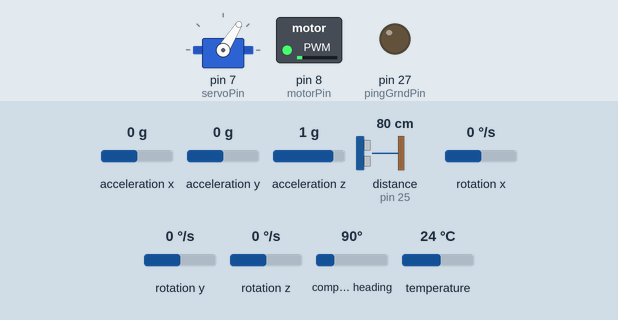
A sketch run on a simulated Arduino Mega 2560, built with avr-gcc and run on an emulated ATmega2560. On the bench: servo, switched loads named in the sketch (green lamp = pin HIGH), output pins drawn as LEDs (lit = HIGH). Wiring (inferred from the names in the program): ultrasonic range finder: trigger pin 23; echo pin 25. The inputs (shaded band) are chosen by the test bench; at power-on: distance to the obstacle (sensor on pin 25) 80 cm, acceleration x 0 g, acceleration y 0 g, acceleration z 1 g, rotation x 0 °/s, rotation y 0 °/s, rotation z 0 °/s, compass heading 90°, temperature 24 °C. The echo pulse lasts 58.3 µs per cm; pins used as bus, display or sensor lines are not drawn; what the sketch prints to the serial monitor is not drawn.

Above: at 1.2 s.
1.3 s: distance to the obstacle (sensor on pin 25) set to 18 cm
At 1.46 s:
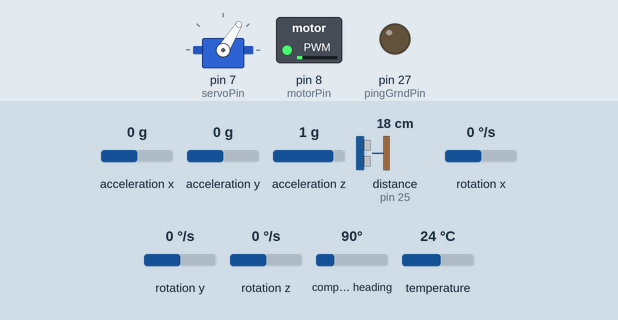
4.3 s: distance to the obstacle (sensor on pin 25) set to 2 cm
At 4.8 s:
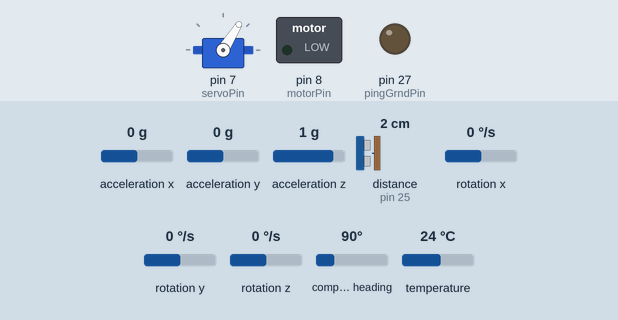
Timing chart, 0 to 7.3 s (numbered marks = the images above; inputs shaded):
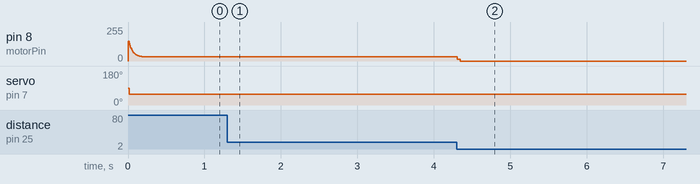

The sketch:

platooning.ino
```cpp
#include <Adafruit_LSM9DS1.h>
#include <SPI.h>
#include <Servo.h>
#include <Wire.h>
#include <Adafruit_GPS.h>


#define servoPin 7 // pin for servo signal
#define pingTrigPin 23 // ping sensor trigger pin (output from Arduino)
#define pingEchoPin 25 // ping sensor echo pin (input to Arduino)
#define pingGrndPin 27 // ping sensor ground pin (use digital pin as ground)
#define motorPin 8
#define LSM9DS1_SCK 52  //BDK-mega
#define LSM9DS1_MISO 50 //BDK-mega
#define LSM9DS1_MOSI 51 //BDK-mega
#define LSM9DS1_XGCS 49 //BDK-mega
#define LSM9DS1_MCS 47 //BDK-mega
#define SLAVE_ADDRESS 0x04

//IMU global variables
Adafruit_LSM9DS1 lsm = Adafruit_LSM9DS1(LSM9DS1_XGCS, LSM9DS1_MCS);
Servo steeringServo;
float pingDistanceCM = 0.0;

//i2c global variables
byte piCommand;
byte piData[2];
byte d;
byte v_desired;
int  pwm_v_ratio = 5;
byte x;
byte y;
int temp_x;


void setup() {
    Serial.begin(115200);
  if (!lsm.begin())
    {
      Serial.println("Oops ... unable to initialize the LSM9DS1. Check your wiring!");
      while (1);
    }
    Serial.println("Found LSM9DS1 9DOF");

    //set ranges for sensor
   lsm.setupAccel(lsm.LSM9DS1_ACCELRANGE_2G);
   lsm.setupMag(lsm.LSM9DS1_MAGGAIN_4GAUSS);
    lsm.setupGyro(lsm.LSM9DS1_GYROSCALE_245DPS);
    steeringServo.attach(servoPin);

//  set up the ping sensor pins
    pinMode(pingGrndPin,OUTPUT);
    digitalWrite(pingGrndPin,LOW);
    pinMode(pingTrigPin,OUTPUT);
    pinMode(pingEchoPin,INPUT);
    pinMode(motorPin,OUTPUT);
    analogWrite(motorPin,0);

    Wire.begin(SLAVE_ADDRESS);
    Wire.onReceive(receiveDataI2C);
    Wire.onRequest(sendDataI2C);
}

int receiveDataI2C(int nPoints) {
      piCommand = Wire.read();
      //Serial.println("here");
      // if Pi is sending data, parse it into incoming data array
      if (piCommand == 255) {
          x = Wire.read();
          //y = Wire.read();
          //sSerial.println(x);
          //Serial.println(y);
          //Serial.println((y *3));

      }
      while (Wire.available()) {Wire.read(); }
}

void sendDataI2C(float some, float some2) {
    if (piCommand == 1) {
        float dataBuffer[2];
        dataBuffer[0] = some;
        dataBuffer[1] = some2;
        Wire.write((byte*) &dataBuffer[0], 2*sizeof(float));
    }

    else if (piCommand == 2) {
        byte dataBuffer[4];
        dataBuffer[0] = some;
        dataBuffer[1] = some2;
        dataBuffer[2] = some;
        dataBuffer[3] = some2;
        Wire.write(&dataBuffer[0], 4);
    }
}

//////////////////////////////////////////////////////////////////
void loop() {
    static byte motorPWM = 150;
//  get the ping distance
    getPingDistanceCM();
    analogWrite(motorPin,motorPWM);
    if (pingDistanceCM < 10.0)
    {
     analogWrite(motorPin,0);
    }
    else
    {
     analogWrite(motorPin,motorPWM);
    }

  //  parse GPS when available

   /* ask it to read in the data */
   lsm.read();
   sensors_event_t a, m, g, temp;
   lsm.getEvent(&a, &m, &g, &temp);

  //Heading and distance to center of the road control variables
    static float delta_t = 0.5;
    float heading_desired = 90.0;
    static float est_heading = 0.0;
    static float est_imu_heading = 0.0;
    static float tao = 0.318;
    float d_desired = 10;
    ;

    //heading desired
    float turn_gain = 0.3;
    float ping_gain = 0.5;
    float prop_gain_heading = 4;
    heading_desired = (x - 128) / 4 + 90;

    //heading control
    est_imu_heading -= (g.gyro.z * 0.02);
    float servo_angle = heading_desired - prop_gain_heading * est_imu_heading;
    steeringServo.write(constrain(heading_desired, -60, 120));

    //velocity feedback
    float gain_d = 2;


    int new_value = (pingDistanceCM * gain_d) + 150;
      //Serial.println(new_value) ;
    motorPWM = (0.85 * new_value) + (1.0 - 0.15) * motorPWM;
    //Serial.println(nominal);
    //Serial.println(trial + " trial");

    Serial.println(motorPWM);

}

////////////////////////////////////////////////////////////
// Ping Sensor
void getPingDistanceCM()
{
  const long timeout_us = 6000;

  digitalWrite(pingTrigPin, LOW);
  delayMicroseconds(2);
  digitalWrite(pingTrigPin, HIGH);
  delayMicroseconds(5);
  digitalWrite(pingTrigPin, LOW);
  unsigned long echo_time;
  echo_time = pulseIn(pingEchoPin, HIGH, timeout_us);
  if (echo_time == 0)
 {
    echo_time = timeout_us;
 }

  pingDistanceCM = constrain(0.017*echo_time,5.0,100.0);
}
```

Measured:
- after the input at 1.3 s, pin 8 (motorPin): stays 33/255 (without the input it goes to 32/255 after 0.06 s)
- after the input at 4.3 s, pin 8 (motorPin): 33/255 → 0/255 at once
